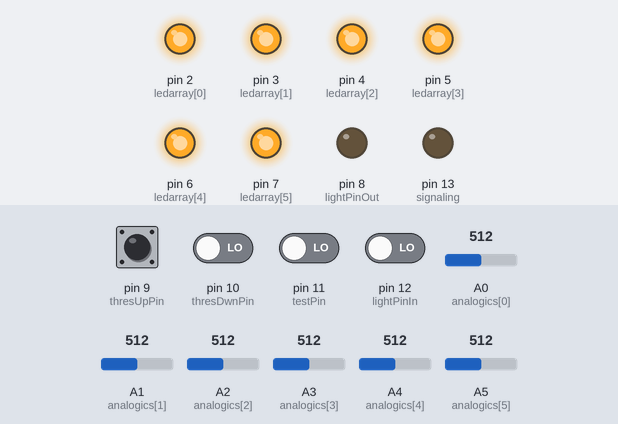
Bench run of a sketch on a simulated Arduino Uno, built with avr-gcc and run on an emulated ATmega328P. Shown: output pins drawn as LEDs (lit = HIGH). Dashed ring = blinking. The test bench sets the inputs (shaded band); at power-on: pin 9 (thresUpPin), pin 10 (thresDwnPin), pin 11 (testPin), pin 12 (lightPinIn) LOW, A0 (analogics[0]) = 512, A3 (analogics[3]) = 512, A4 (analogics[4]) = 512, A1 (analogics[1]) = 512, A2 (analogics[2]) = 512, A5 (analogics[5]) = 512. What the sketch prints to the serial monitor is not drawn.

Above: at 14.9 s.
15.0 s: pin 12 (lightPinIn) driven HIGH
At 15.5 s:
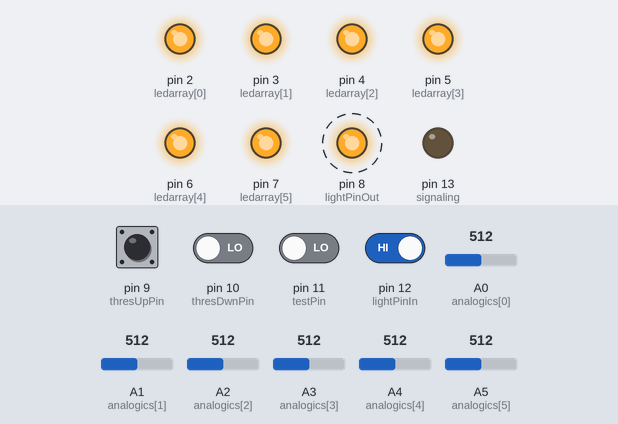
18.0 s: A0 (analogics[0]) set to 491
At 19.2 s:
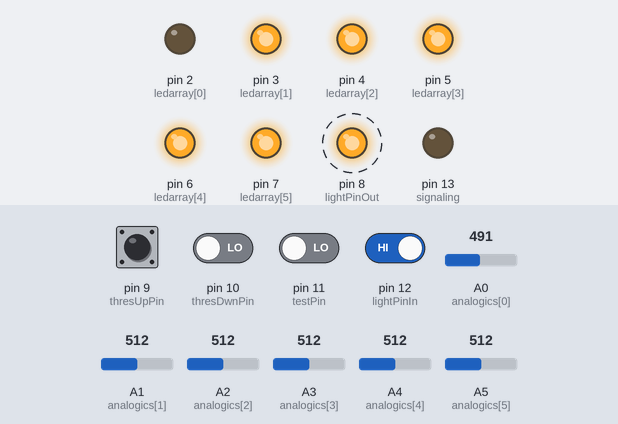
21.0 s: A3 (analogics[3]) set to 493
At 23.9 s:
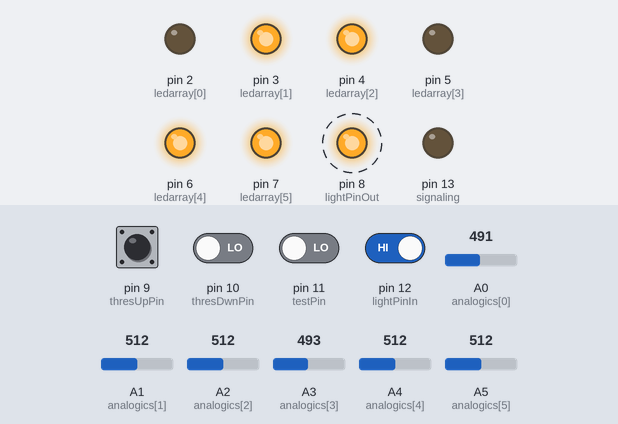
24.0 s: pin 11 (testPin) driven HIGH
At 24.9 s:
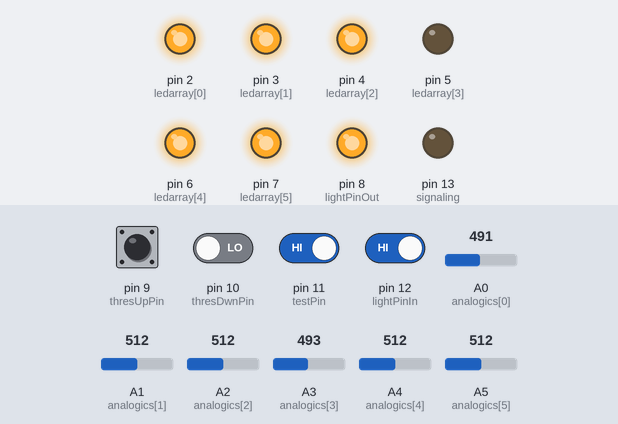
27.0 s: pin 12 (lightPinIn) driven LOW
30.0 s: A4 (analogics[4]) set to 306
Timing chart, 0 to 39.2 s (numbered marks = the images above; inputs shaded):
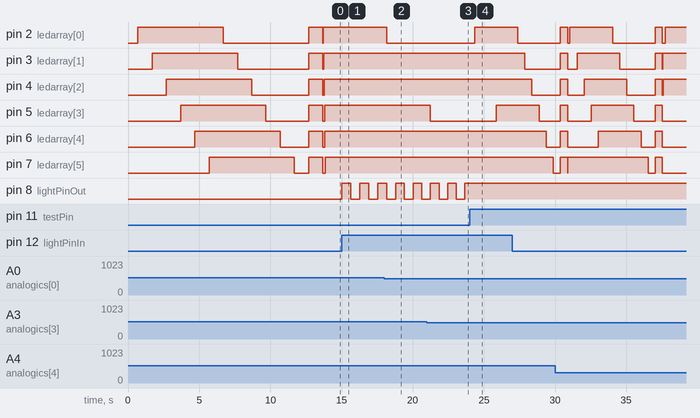

The sketch:

DrumIlluminator.ino
```cpp
/****************************************************
*  Programa "DrumIlluminator.ino" para Arduino UNO
*
* Archivo:  DrumIlluminator.ino
* Autor:    Jorge Ignacio Balanz Pino
* Fecha:    mayo de 2016
* Descripción: Programa principal para Arduino UNO.
*     Hace que se ilumine una batería acústica,
*     conectando unos sensores piezoeléctricos a
*     cada tambor (o componente) de la batería e
*     introduciendo en su interior unos LED.
*
****************************************************/

//Incluyo una librería de creación propia,
//  desde la que se hacen el resto
//  de importaciones necesarias:
#include "DumIlluminatorFunctions.h"

//Cabeceras de funciones (definidas en este archivo):
void showLogo(boolean withserial=false);
void updateThresholds(boolean up);
void checkTimers();
void checkButtons();

//Constantes
const int thresUpPin = 9;  // Pin Arduino para subir los umbrales.
const int thresDwnPin = 10; // Pin Arduino para bajar los umbrales.
const int testPin = 11;  // Pin Arduino para lanzar un test de los LED.
const int lightPinIn = 12; // Pin Arduino para poner o quitar la iluminación constante (ENTRADA).
const int lightPinOut = 8; // Pin Arduino para poner o quitar la iluminación constante (SALIDA).
const int signaling = 13; //Pin Arduino que se utilizará para algunas señalizaciones.
const boolean T_UP = true;  // alias de true para simbolizar subida de umbral
const boolean T_DOWN = false;  // alias de false para simbolizar bajada de umbral
const int THRES_INTERVAL = 50; // Unidades en que se aumentan o disminuyen los umbrales
const long REPOSO = 5000; //Tiempo de inactividad que se considera para reposo.
const int LIGHT_DELAY = 100; //Tiempo que los LED se quedan encendidos cuando un sensor detecta algo.
const boolean __DEBUG = true; //Indica si se debe escribir información de debug por el puerto serie
const boolean __WITH_LCD = false; //Indica si hay un LCD conectado al puerto I2C (SDA-SCL o A4-A5)
const boolean __ACTIV_LCD = true; //Indica si se debe escribir información de entradas analógicas en el LCD (sólo si __WITH_LCD=true)

//Variables globales:
LiquidCrystal_I2C lcd(0x27,16,2);  // Establece la dirección 0x27 para el LCD de 16 caracteres y dos líneas. La variable "lcd" es el Objeto LCD

byte ledarray[] = {2,3,4,5,6,7}; //Salidas para los LED que se deben encender.
int thresholds[] = {500, 500, 500, 500, 500, 500}; //Array de 6 enteros que representan los umbrales que indican si se enciende un LED.
int analogics[] = {A0,A1,A2,A3,A4,A5}; //Array de entradas analógicas a escanear.
long lightstime[] = {0,0,0,0,0,0}; //Array de temporizadores para dejar los LED: recoge los instantes en que debe apagarse cada LED.
int lastAnalogIndex = 5; //Índice en el que se terminan de escanear entradas analógicas.
long ultimaactividad = 0; //Tiempo (timestamp) para controlar el tiempo de inactividad y presentar logo en el LCD (si está conectado).

/*** INICIALIZACIÓN ***/
void setup()
{
  /*
   * MISCELÁNEA
   */
   //Inicializar Serial:
  if(__DEBUG){
     Serial.begin (9600); //Inicializamos comunicación serie
  }

  /*
   * DISPLAY (LCD 16x2)
   */
  if(__WITH_LCD){
    //Si se ha utiliza el LCD, sólo se usan 4 entradas analógicas como máximo
    lastAnalogIndex = (lastAnalogIndex>3 ? 3 : lastAnalogIndex); //A4 y A5 se usan para el LCD (I2C 0x27 / SCL-SDA)
    initializeLCD(); //Inicio y Presentación en el LCD
  }
  //Mostramos presentación
  showLogo(true);
  delay(500);

  //Establecemos el modo de los pines
  for(int i=0; i<=lastAnalogIndex; i++){
    pinMode(ledarray[i], OUTPUT);
  }
  //Pin de señalización
  pinMode(signaling,OUTPUT); //Este pin señalizará ciertas actividades

  //Pines para funciones añadidas
  pinMode(thresUpPin, INPUT);
  pinMode(thresDwnPin, INPUT);
  pinMode(testPin, INPUT);
  pinMode(lightPinIn, INPUT);
  pinMode(lightPinOut, OUTPUT);//Salida!!

  //Hacemos una comprobación de LED al inicio:
  checkLEDS(1000);

} //Fin SETUP

/*** ITERACIÓN ***/
void loop()
{

  //Comprobamos los diferentes temporizadores:
  checkTimers();

  //Comprobamos los botones:
  checkButtons();

  //REALIZAMOS LECTURA DE LAS ENTRADAS ANALÓGICAS
  checkAnalogics();

} //Fin LOOP


/********************************************
 *          FUNCIONES AUXILIARES            *
 ********************************************/

////////   PROCESAR I/O   ///////////////////
/**
 * Hacer una lectura de las entradas analógicas y
 * establecer en HIGH las salidas apropiadas:
 */
void checkAnalogics(){
  int lectura = 0;

  //Se comprueba cada entrada analógica:
  for(int i=0; i<=lastAnalogIndex; i++){
    //Sólo se hace lectura de la entrada analógica si el temporizador está caducado (es 0)
    if(lightstime[i]==0){
      lectura = analogRead(analogics[i]); //Leemos entrada analógica.
      //Comprobamos si supera su umbral
      if(lectura>thresholds[i]){
        //Si supera el umbral:
        digitalWrite(ledarray[i], HIGH); //Encendemos su LED
        lightstime[i] = millis()+LIGHT_DELAY; //Ponemos su temporizador
        //Presentamos el evento
        if(__DEBUG){
          Serial.println("Umbral superado en 'A"+ String(i) +"': "+String(lectura));
        }
        //Presentarlo en el LCD
        if(__WITH_LCD){
          ultimaactividad = millis()+REPOSO;
          if(__ACTIV_LCD){ //Sólo si hay que indicar la actividad por el LCD
            lcd.clear();
            LCDwriteText(lcd,"Lectura de 'A"+ String(i) +"':",0,0);
            LCDwriteNumber(lcd,lectura,1,4);
          }
        }
      }
      else{
        digitalWrite(ledarray[i], LOW); //Apagamos su LED
      }
    }
  }
}

/**
 * Comprobar si se ha pulsado alguno de los botones
 */
void checkButtons(){
  int aux = digitalRead(thresUpPin);

  //Controlamos si se solicita cambio de umbrales
  if(aux == HIGH){
    updateThresholds(T_UP); //BOTÓN SUBIR
    delay(500); //Pulsación de 1/2 segundo máximo
  }
  aux = digitalRead(thresDwnPin); //BOTÓN BAJAR
  if(aux == HIGH){
    updateThresholds(T_DOWN);
    delay(500);
  }
  //Controlamos si se solicita Test de LED
  aux = digitalRead(testPin); //BOTÓN TEST
  if(aux == HIGH){
    checkLEDS(500);
  }
  //Controlamos si se solicita iluminación constante
  aux = digitalRead(lightPinIn); //BOTÓN Iluminación
  if(aux == HIGH){
    aux=digitalRead(lightPinOut);
    if(aux==HIGH){
      digitalWrite(lightPinOut,LOW);
      if(__WITH_LCD){
        ultimaactividad = millis()+REPOSO;
        lcd.clear();
        LCDwriteText(lcd,"Apagar Luces!",0,2);
      }
      if(__DEBUG){
        Serial.println("----------------------------------");
        Serial.println("    >>>>  Apagar Luces!! <<<<");
        Serial.println("----------------------------------");
      }
    }
    else{
      digitalWrite(lightPinOut,HIGH);
      if(__WITH_LCD){
        ultimaactividad = millis()+REPOSO;
        lcd.clear();
        LCDwriteText(lcd,"Encender Luces!",0,1);
      }
      if(__DEBUG){
        Serial.println("----------------------------------");
        Serial.println("    >>>>  Encender Luces!! <<<<");
        Serial.println("----------------------------------");
      }
    }
    delay(500); //Tiempo para que se suelte el pulsador.
  }
}

///////////  MODIFICAR UMBRALES   ///////////////////
/**
 * Subir o bajar los umbrales a superar.
 * El porcentaje de incremento se establece en la constante THRES_INTERVAL.
 */
void updateThresholds(boolean up){
  if(up){
    for(int i=0; i<6; i++){
      thresholds[i] += THRES_INTERVAL;
      if(thresholds[i]>1000) //Limitamos el rango
        thresholds[i]=1000;
    }
  }
  else{
    for(int i=0; i<6; i++){
      thresholds[i] -= THRES_INTERVAL;
      if(thresholds[i]<THRES_INTERVAL)
        thresholds[i]=THRES_INTERVAL;
    }
  }
  //Presentamos los cambios, si procede:
  if(__WITH_LCD){
    String s = "A"+String(thresholds[0])+"; C"+String(thresholds[2])+"; E"+String(thresholds[4]);
    lcd.clear();
    LCDwriteText(lcd,"Cambio Umbrales:",0,0);
    LCDwriteText(lcd,s,1,0);
    ultimaactividad = millis()+REPOSO;
  }
  if(__DEBUG){
    Serial.println("----------------------------------");
    Serial.print(">>>> Cambio de Umbrales ");
    if(up)
      Serial.println("(UP):");
    else
      Serial.println("(DWN):");
    for(int i=0; i<6; i++){
      Serial.println("\t@ A"+String(i)+" --> "+String(thresholds[i]));
    }
    Serial.println("----------------------------------");
  }
}

/********************************
*			DISPLAY
*********************************/
/////////    MENSAJES DISPLAY   /////////////////////
/**
 * Inicializar/Presentación inicial del LCD
 */
void initializeLCD(){
    // Inicializamos Display
    lcd.init();  // Inicializamos el LCD
    lcd.backlight();
    // Mensaje de bienvenida.
    lcd.clear();
    LCDwriteText(lcd,"Bienvenido al...",0,0);
    delay(500);
    LCDwriteTextScroll(lcd,"................",0,0);
    lcd.clear();
    LCDwriteTextScroll(lcd,"Drum-Illuminator",0,0);
    delay(500);
    lcd.clear();
    LCDwriteText(lcd,"Drum-Illuminator",0,0);
    LCDwriteText(lcd,"By Jorge Balanz!",1,0);
    for(int i=0; i<3; i++){
      lcd.noDisplay();
      delay(300);
      lcd.display();
      delay(500);
    }//Fin for
}
/**
 * Presentar en el display un texto de espera/reposo:
 */
void showLogo(boolean withserial){
  if(__WITH_LCD){
    lcd.clear();
    LCDwriteText(lcd,"Drum-Illuminator",0,0);
    LCDwriteText(lcd,"By Jorge Balanz!",1,0);
  }
  if(withserial && __DEBUG){
    Serial.println("***********************************************");
    Serial.println("      Bienvenido al DrumIlluminator!");
    Serial.println("         (By Jorge Balanz)");
    if(!__WITH_LCD)
      Serial.println("      Funcionamiento SIN Display LCD.");
    Serial.println("***********************************************\n");
  }
}

/***********
*    OTROS
************/
/**
 * Comprobar los temporizadores
 */
void checkTimers(){
  long t = 0;

  t = millis(); //Momento actual

  //Controlamos si se ha superado tiempo inactividad
  //Esto sólo se utiliza para presentar el "logo" en el
  // display LCD
  if(__WITH_LCD && (ultimaactividad>0) && (t > ultimaactividad)){
    showLogo(); //Texto de estado "en reposo"
    ultimaactividad = 0; //Reseteo para refrescar sólo una vez
    //Lo selñalizo en el pin 13
    digitalWrite(signaling, HIGH);
    delay(LIGHT_DELAY); //Lo señalizo el tiempo que dura encendido un tambor
    digitalWrite(signaling, LOW);
  }

  //Comprobamos los temporizadores de los LED que estén encendidos:
  for (int k=0; k<=lastAnalogIndex; k++){
    if(t>lightstime[k]){
      lightstime[k] = 0; // Ponemos el temporizador de esa luz a 0
    }
  }

}
/**
 * Hacer un chequeo de los colores de los LEDs
 * El chequeo debe encender las luces en el siguiente orden:
 *  Verde, Azul, Rojo,
 *  VerdeAzul, RojoAzul, VerdeRojo,
 *  VerdeAzulRojo.
 *
 * @param arr Array de Bytes que se utilizará para cargar los datos en los registros de desplazamiento
 * @param dely Tiempo de espera con cada color de prueba.
 * @param lcd Display LCD (objeto) donde se imprimirá información del test.
 */
void checkLEDS(int dely){
  if(__WITH_LCD){
    lcd.clear();
    LCDwriteText(lcd,"Comienza el Test:",0,0);
    delay(1500);
  }
  if(__DEBUG){
    Serial.println("**********************************************************");
    Serial.println("   Comienza el Test de LED...");
    Serial.println("\n\tENCENDER: ");
  }
  for(int i=0; i<=lastAnalogIndex; i++){
    digitalWrite(ledarray[i],HIGH);
    if(__WITH_LCD){
      lcd.clear();
      LCDwriteText(lcd,"ENCIENDE LED "+String(i),0,1);
    }
    if(__DEBUG){
      Serial.print("\tLED "+String(i));
    }
    delay(dely);
  }
  if(__DEBUG){
    Serial.println("\n\tAPAGAR: ");
  }
  for(int i=0; i<=lastAnalogIndex; i++){
    digitalWrite(ledarray[i],LOW);
    if(__WITH_LCD){
      lcd.clear();
      LCDwriteText(lcd,"APAGA LED "+String(i),0,2);
    }
    if(__DEBUG){
      Serial.print("\tLED "+String(i));
    }
    delay(dely);
  }
  if(__WITH_LCD){
    lcd.clear();
    LCDwriteText(lcd,"TODOS!",0,3);
  }
  if(__DEBUG){
    Serial.print("\n\tTODOS JUNTOS!");
  }
  for(int i=0; i<=lastAnalogIndex; i++){
    digitalWrite(ledarray[i],HIGH);
  }
  delay(dely);
  for(int i=0; i<=lastAnalogIndex; i++){
    digitalWrite(ledarray[i],LOW);
  }
  if(__WITH_LCD){
    showLogo();
  }
  if(__DEBUG){
    Serial.println("\n\t\tTest Finalizado!");
    Serial.println("**********************************************************\n");
  }
}
```

DumIlluminatorFunctions.cpp
```cpp
/***************************************************
*	Colección de Funciones para Arduino
* Archivo:	DumIlluminatorFunctions.cpp
* Autor:	Jorge Ignacio Balanz Pino
* Fecha:	mayo de 2016
* Descripción: 	Colección de funciones que me
 				facilitarán las tareas de programación.
*
****************************************************/

#include "DumIlluminatorFunctions.h"

/***************************************************
*  ESCRIBIR EN EL DISPLAY
*   La librería LiquidCrystal_I2C.h no escribe
* cadenas de caracteres (strings) ni números
* enteros: sólo el primer carácter/dígito.
*   Estas funciones escriben el número/string
* al completo.
****************************************************/

/**
* Función que escribe una cadena de caracteres completa (o
* lo que entre en la línea) en el display.
* @param lcd Objeto LiquidCrystal_I2C (LCD con interfaz I2C) convenientemente creado e inicializado.
* @param txt Cadena de caracteres a escribir.
* @param line Fila del display donde escribirá (la primera es la 0).
* @param pos Posición (columna) dentro de la línea donde empieza a escribir.
*/
void LCDwriteText(LiquidCrystal_I2C lcd, String txt, int line, int pos){
  char buff[17];
  int i;
  txt.toCharArray(buff,17);
  if(line>0)
    line=1;
  if(line<1)
    line=0;
  lcd.setCursor(pos,line);
  for(i=0; i+pos<17 && buff[i]!='\0'; i++){
    lcd.print(buff[i]);
  }
  //lcd.close();
}

//Hasta 24 caracteres en una línea(luego salta)
/**
* Función que escribe una cadena de caracteres completa (hasta
* 24 caracteres sin saltar de línea) en el display con scroll.
* El texto se va mostrando en la pantalla con movimiento.
*
* @param lcd Objeto LiquidCrystal_I2C (LCD con interfaz I2C) convenientemente creado e inicializado.
* @param txt Cadena de caracteres a escribir.
* @param line Fila del display donde escribirá (la primera es la 0).
* @param cols Número de caracteres (columnas) que tiene una línea (para empezar a escribir).
*/
void LCDwriteTextScroll(LiquidCrystal_I2C lcd, String txt, int line, int cols){
  char buff[127];
  unsigned int i;
  txt.toCharArray(buff,txt.length()+1);
  if(line>0)
    line=1;
  if(line<1)
    line=0;
  lcd.setCursor(cols,line);
   // ponemos el display con scroll automático:
  lcd.autoscroll();
  for(i=0; i<txt.length() && buff[i]!='\0'; i++){
    lcd.print(buff[i]);
    delay(50);
  }
   // quitamos el scrolling automático:
  lcd.noAutoscroll();
}

/**
* Función que escribe un número entero completo (o
* lo que entre en la línea) en el display.
* @param lcd Objeto LiquidCrystal_I2C (LCD con interfaz I2C) convenientemente creado e inicializado.
* @param value Número entero (long) a escribir.
* @param line Fila del display donde escribirá (la primera es la 0).
* @param pos Posición (columna) dentro de la línea donde empieza a escribir.
*/
void LCDwriteNumber(LiquidCrystal_I2C lcd, long value, int line, int pos){
  LCDwriteText(lcd,String(value,DEC),line,pos);
}
```

DumIlluminatorFunctions.h
```cpp
/******************************************************
*  Archivo de cabecera de mis funciones para Arduino
* Archivo:	DumIlluminatorFunctions.h
* Autor:	Jorge Ignacio Balanz Pino
* Fecha:	mayo de 2016
* Descripción: 	Colección de funciones que me
 				facilitarán las tareas de programación
				(definidas en DumIlluminatorFunctions.cpp).
*
******************************************************/
//Librerías a importar:
#include "Arduino.h"  //Viene de serie en Arduino IDE
#include <Wire.h>     //Viene de serie en Arduino IDE
#include <LiquidCrystal_I2C.h> //Debe cargarse: Programa->Incluir Librería->Gestionar Librerías --->

//CONSTANTES

// VARIABLES GLOBALES


/***************************************************
*	ESCRIBIR EN EL DISPLAY
* 	La librería LiquidCrystal_I2C.h no escribe
* cadenas de caracteres (strings) ni números
* enteros: sólo el primere carácter/dígito.
* 	Estas funciones escriben el número/string
* al completo.
****************************************************/

/**
* Función que escribe una cadena de caracteres completa (o
* lo que entre en la línea) en el display.
* @param txt Cadena de caracteres a escribir.
* @param line Fila del display donde escribirá (la primera es la 0).
* @param pos Posición (columna) dentro de la línea donde empieza a escribir.
*/
void LCDwriteText(LiquidCrystal_I2C lcd, String txt, int line=0, int pos=0);
/**
* Función que escribe una cadena de caracteres completa (hasta
* 24 caracteres sin saltar de línea) en el display con scroll.
* El texto se va mostrando en la pantalla con movimiento.
*
* @param txt Cadena de caracteres a escribir.
* @param line Fila del display donde escribirá (la primera es la 0).
* @param cols Número de caracteres (columnas) que tiene una línea (para empezar a escribir).
*/
void LCDwriteTextScroll(LiquidCrystal_I2C lcd, String txt, int line=0, int cols=16);
/**
* Función que escribe un número entero completo (o
* lo que entre en la línea) en el display.
* @param value Número entero (long) a escribir.
* @param line Fila del display donde escribirá (la primera es la 0).
* @param pos Posición (columna) dentro de la línea donde empieza a escribir.
*/
void LCDwriteNumber(LiquidCrystal_I2C lcd, long value, int line=0, int pos=0);
```

Measured:
- the behaviour switches between 501 and 500 on A0 (analogics[0]) (found by bisection; images 1 and 2)
- the behaviour switches between 501 and 500 on A3 (analogics[3]) (found by bisection; images 2 and 3)
- after the input at 15.0 s, pin 8 (lightPinOut): alternates HIGH for 0.64 s and LOW for 0.63 s, starting at once
- after the input at 18.0 s, pin 2 (ledarray[0]): HIGH → LOW after 0.17 s
- after the input at 21.0 s, pin 5 (ledarray[3]): HIGH → LOW after 0.25 s
- after the input at 24.0 s, pin 2 (ledarray[0]): LOW → HIGH after 0.37 s; pin 5 (ledarray[3]): LOW → HIGH after 1.9 s; pin 8 (lightPinOut): stops changing and stays HIGH
